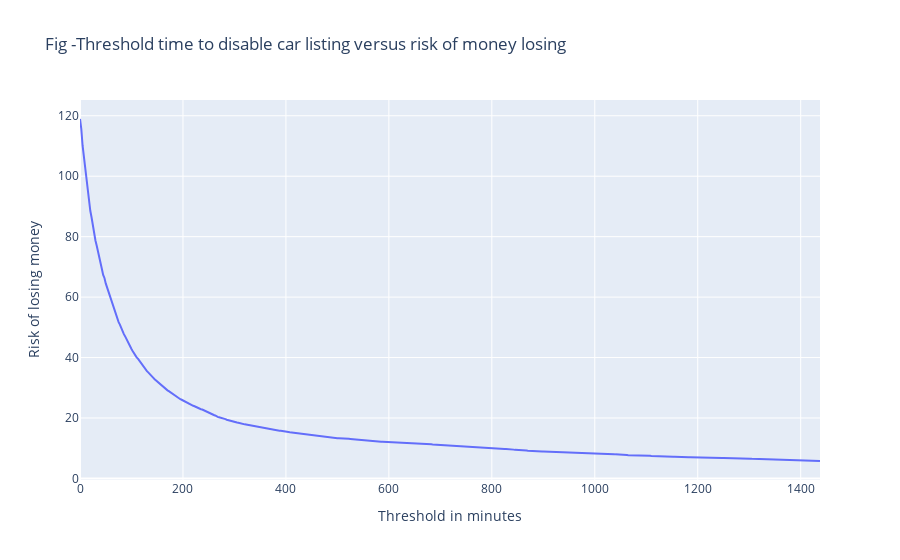

Notebook code cell kept with this figure:
### Code cell
threshold = np.arange(0, 60*24, 2.5)  # A threshold sampled at each 5 mins for a day
rent_permin = 121. / 24. / 60.  # median rental price 121 per min
rental_duration = 4 * 60.  # use of 4 hours is estimated for all cancelled rides
#col_ = 'delay_at_checkout_in_minutes'
risk_percentage= []
for val_delay in threshold:
    mask_0 = df_delay['delay_at_checkout_in_minutes']> val_delay
    tot_late_mins = df_delay.loc[mask_0, 'delay_at_checkout_in_minutes'].sum()
    earn_late = rent_permin * tot_late_mins
    count_late =mask_0.sum()
    risk_late = count_late * rent_permin * rental_duration
    risk_percentage.append(risk_late/earn_late*100.)#in percentage

fig = px.line(x=threshold,y=risk_percentage, 
              title="Fig -Threshold time to disable car listing versus risk of money losing")
fig.update_layout(xaxis_title = 'Threshold in minutes', yaxis_title = 'Risk of losing money')
fig.show()

### Figure 1 — Plotly figure (JSON) as saved in the notebook; plotly's stock layout.template omitted (floating-point values rounded to 4 significant figures; data arrays with more than 128 entries replaced by an {"elided": "..."} marker saying what was removed)
{"data": [{"hovertemplate": "x=%{x}<br>y=%{y}<extra></extra>", "legendgroup": "", "line": {"color": "#636efa", "dash": "solid"}, "marker": {"symbol": "circle"}, "mode": "lines", "name": "", "orientation": "v", "showlegend": false, "type": "scatter", "x": {"elided": "576 float values"}, "xaxis": "x", "y": {"elided": "576 float values"}, "yaxis": "y"}], "layout": {"legend": {"tracegroupgap": 0}, "title": {"text": "Fig -Threshold time to disable car listing versus risk of money losing"}, "xaxis": {"anchor": "y", "domain": [0, 1], "title": {"text": "Threshold in minutes"}}, "yaxis": {"anchor": "x", "domain": [0, 1], "title": {"text": "Risk of losing money"}}}}
